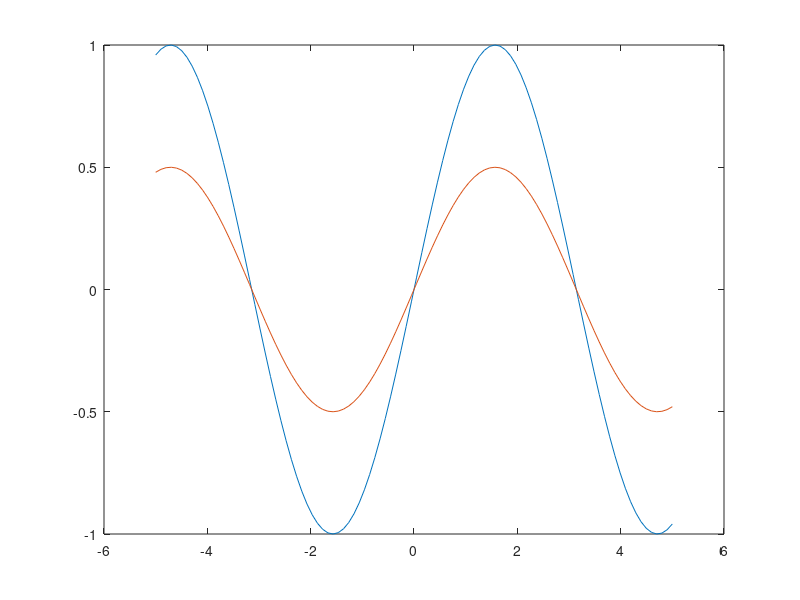

MATLAB code to generate this figure:
x1 = linspace(-5,5);
y1 = sin(x1);

figure % new figure window
plot(x1,y1)

hold on

x2 = linspace(-5,5);
y2 = 0.5*sin(x2);
plot(x2,y2)

hold off % reset hold state